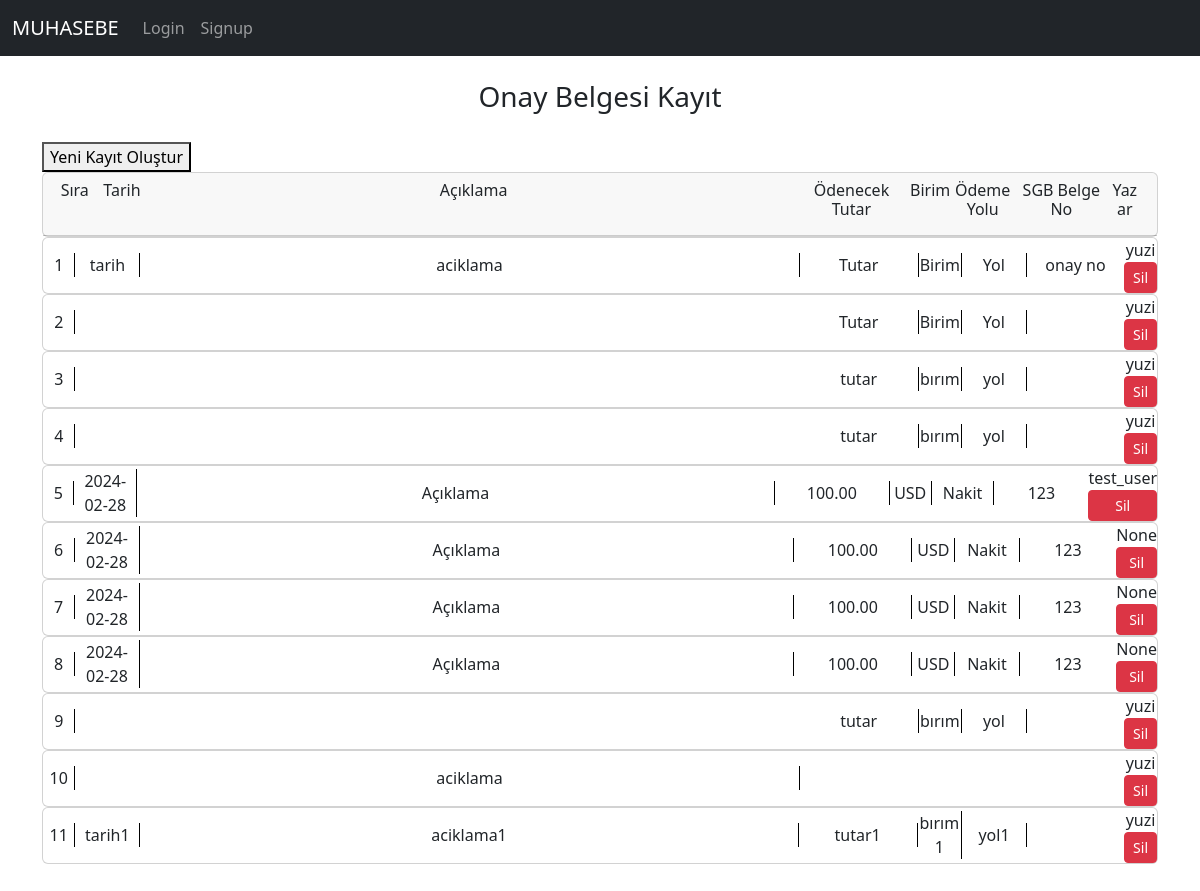
The app's page /defter_onay_list, older data.
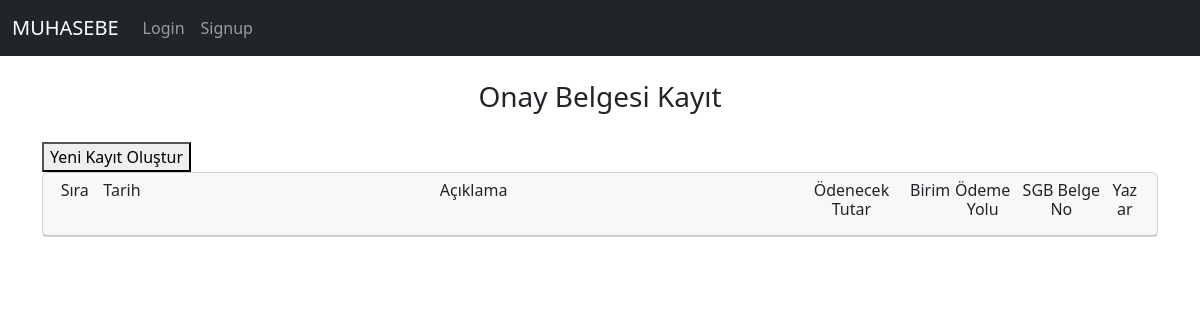
The same page, newer data.
### muhapp/models.py (models this page shows, shortened)
class OnayRegisterModel(models.Model):
    username = models.ForeignKey(User, on_delete=models.CASCADE, null=True)
    onay_no = models.CharField(max_length = 100)
    onay_aciklama = models.CharField(max_length = 100, default='my_default_value')
    onay_tarih = models.CharField(max_length = 12)
    onay_odemetutar = models.CharField(max_length = 20)
    onay_parabirimi = models.CharField(max_length = 20)
    onay_odemeyolu = models.CharField(max_length = 20)

### muhapp/views.py (the view)
# urls.py: path('defter_onay_list', views.defter_onay_list_view, name="defter_onay_list"),         # onay bilgileri listeleme
def defter_onay_list_view(request):
    defter_onay_list = models.OnayRegisterModel.objects.all()
    defter_onay_list = {"defter_onay_list":defter_onay_list}
    return render(request, 'muhapp/defter_onay_list.html', context=defter_onay_list)

### muhapp/templates/muhapp/defter_onay_list.html (shortened to what this page needs)
{% extends "base.html" %}
{%block content%}
<div class="container" style="padding-bottom: 50px;">
    <h3 style="padding-bottom: 20px; text-align:center">Onay Belgesi Kayıt</h3>
    <button id="openNewWindowButton">Yeni Kayıt Oluştur</button>
    <div class="" style="width: 100%; margin:auto">
        <div class="card">
            <div class="card-header" style="text-align: center;">
                <div class="" style="display: flex;">
                    <div class="" style="width: 3%;"><h6>Sıra</h6></div>
                    <div class="" style="width: 6%;"><h6>Tarih</h6></div>
                    <div class="" style="width: 61%;"><h6>Açıklama</h6></div>
                    <div class="" style="width: 11%;"><h6>Ödenecek Tutar</h6></div>
                    <div class="" style="width: 4%;"><h6>Birim</h6></div>
                    <div class="" style="width: 6%;"><h6>Ödeme Yolu</h6></div>
                    <div class="" style="width: 9%;"><h6>SGB Belge No</h6></div>
                    <div class="" style="width: 3%;"><h6>Yazar</h6></div>
                </div>
            </div>
        </div>
    </div>
    <div class="" style="width: 100%; margin:auto">
        {%for bilgi in defter_onay_list%}
            <div class="card">
                <div class="min-height-div" style="display: flex; text-align:center; align-items: center;">
                    <div class="" style="width: 3%; border-right: 1px solid #000;">{{forloop.counter}}</div>
                    <div class="" style="width: 6%; border-right: 1px solid #000;">{{bilgi.onay_tarih}}</div>
                    <div class="" style="width: 61%; border-right: 1px solid #000;">{{bilgi.onay_aciklama}}</div>
                    <div class="" style="width: 11%; border-right: 1px solid #000;">{{bilgi.onay_odemetutar}}</div>
                    <div class="" style="width: 4%; border-right: 1px solid #000;">{{bilgi.onay_parabirimi}}</div>
                    <div class="" style="width: 6%; border-right: 1px solid #000;">{{bilgi.onay_odemeyolu}}</div>
                    <div class="" style="width: 9%;">{{bilgi.onay_no}}</div>
                    <div style="display:flex; flex-direction: column;">
                        {{bilgi.username}}
                        <a href="{% url 'muhapp:onay_list_delete' id=bilgi.id %}" class="btn btn-danger btn-sm">Sil</a>
                    </div>
                </div>
            </div>
        {%endfor%}
</div>
{%endblock%}

Row changes from the older to the newer data that the page shows:
removed OnayRegisterModel: onay_tarih "tarih", onay_aciklama "aciklama", onay_odemetutar "Tutar", onay_parabirimi "Birim", onay_odemeyolu "Yol", onay_no "onay no", username "yuzi"
removed OnayRegisterModel: onay_odemetutar "Tutar", onay_parabirimi "Birim", onay_odemeyolu "Yol", username "yuzi"
removed OnayRegisterModel: onay_odemetutar "tutar", onay_parabirimi "bırım", onay_odemeyolu "yol", username "yuzi"
removed OnayRegisterModel: onay_odemetutar "tutar", onay_parabirimi "bırım", onay_odemeyolu "yol", username "yuzi"
removed OnayRegisterModel: onay_tarih "2024-02-28", onay_aciklama "Açıklama", onay_odemetutar "100.00", onay_parabirimi "USD", onay_odemeyolu "Nakit", onay_no "123", username "test_user"
removed OnayRegisterModel: onay_tarih "2024-02-28", onay_aciklama "Açıklama", onay_odemetutar "100.00", onay_parabirimi "USD", onay_odemeyolu "Nakit", onay_no "123", username "None"
removed OnayRegisterModel: onay_tarih "2024-02-28", onay_aciklama "Açıklama", onay_odemetutar "100.00", onay_parabirimi "USD", onay_odemeyolu "Nakit", onay_no "123", username "None"
removed OnayRegisterModel: onay_tarih "2024-02-28", onay_aciklama "Açıklama", onay_odemetutar "100.00", onay_parabirimi "USD", onay_odemeyolu "Nakit", onay_no "123", username "None"
removed OnayRegisterModel: onay_odemetutar "tutar", onay_parabirimi "bırım", onay_odemeyolu "yol", username "yuzi"
removed OnayRegisterModel: onay_aciklama "aciklama", username "yuzi"
removed OnayRegisterModel: onay_tarih "tarih1", onay_aciklama "aciklama1", onay_odemetutar "tutar1", onay_parabirimi "bırım1", onay_odemeyolu "yol1", username "yuzi"
